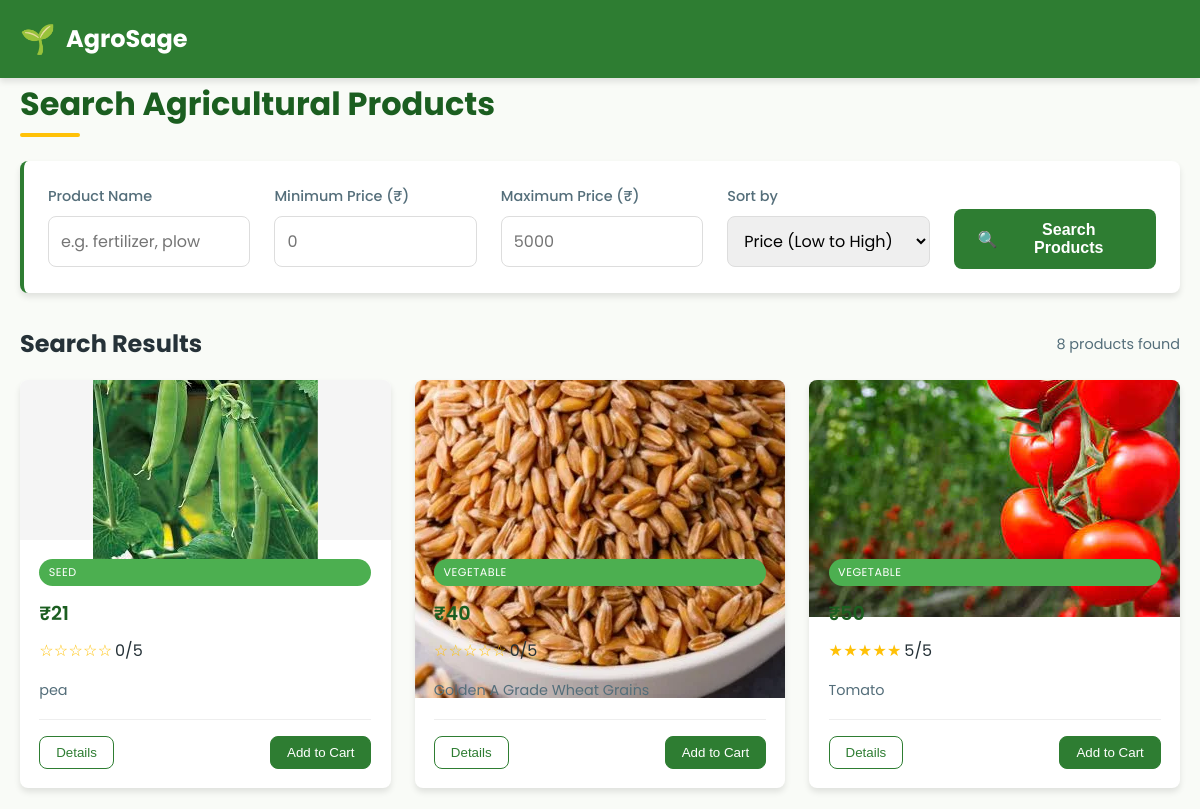
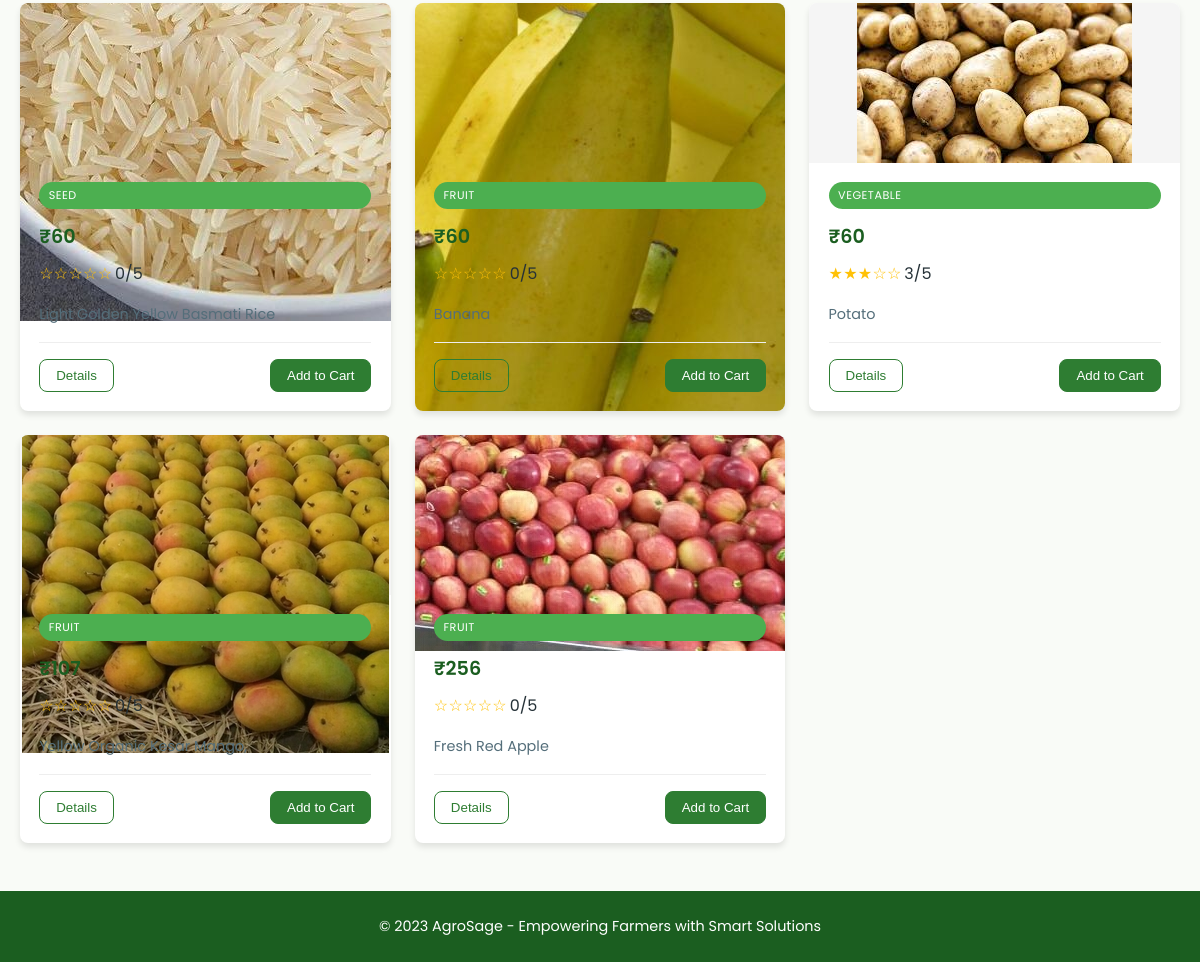
/search/, run on an earlier commit of the app's database (2 pictures, top to bottom).
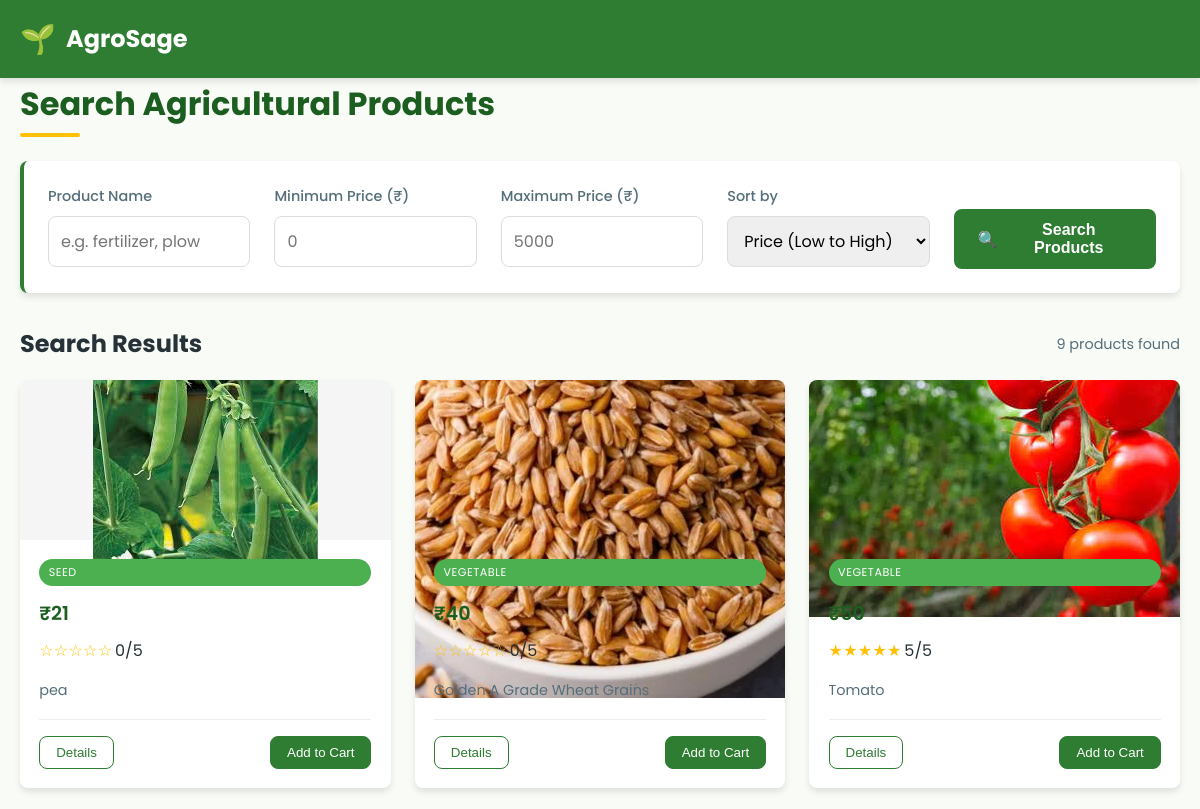
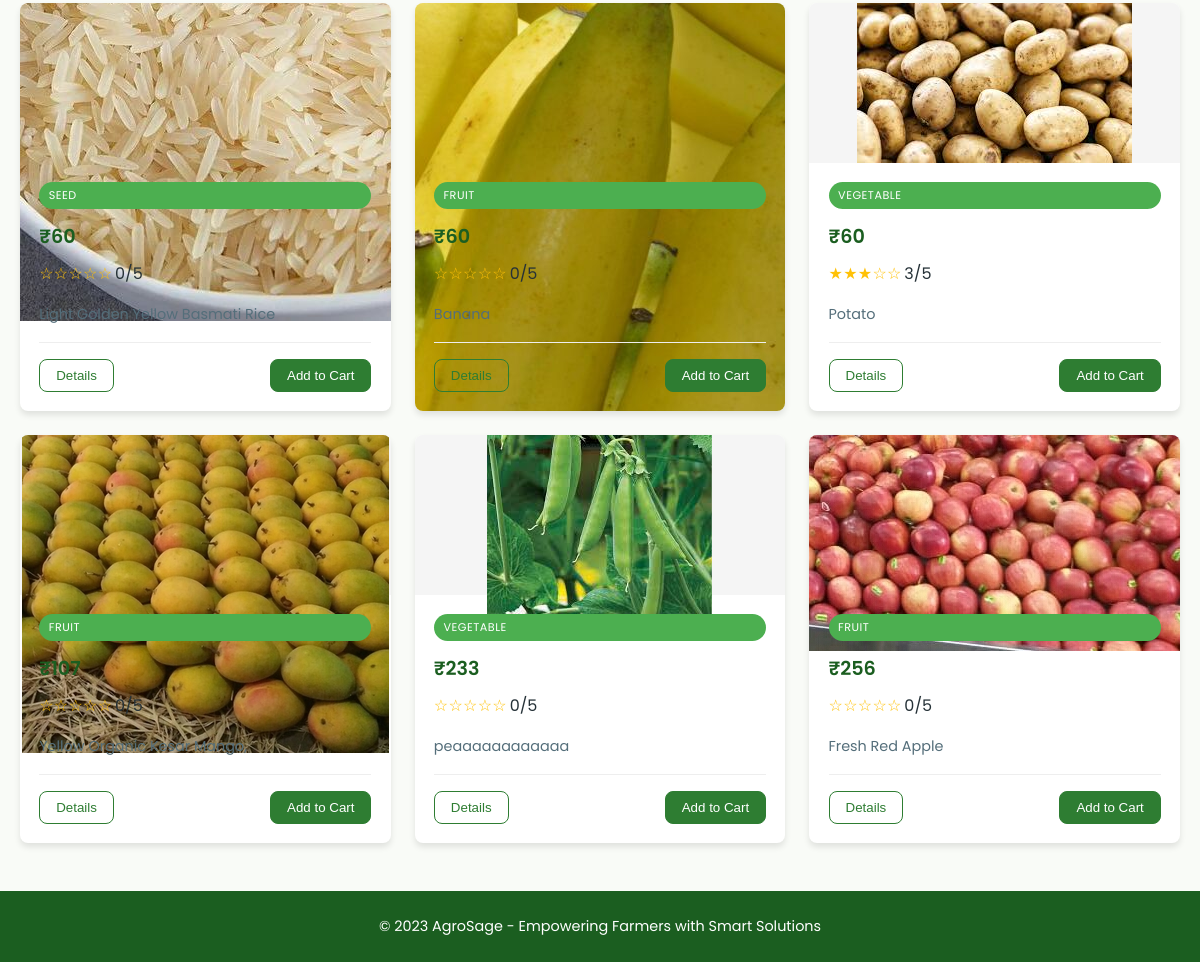
And on a later commit of the database (2 pictures, top to bottom).
### home/models.py (models this page shows)
class MarketItems(models.Model):
    items_name = models.CharField(max_length=1000)
    items_description = models.TextField(max_length=1000)
    category = models.ForeignKey(Category,on_delete=models.CASCADE)   # e.g. “Fertilizer”, “Tool”
    item_price = models.IntegerField()
    item_image = models.ImageField(upload_to='market_items/')
    items_weight = models.IntegerField()
    item_rating = models.IntegerField(default=0)
    def __str__(self):
        return self.items_name

class Category(models.Model):
    name = models.CharField(max_length=300)
    def __str__(self):
        return self.name

### home/views.py (the view)
# urls.py: path('search/', views.search_products, name='search_products'),
def search_products(request):
    q = request.GET.get('q', '').strip().lower()
    min_price = request.GET.get('min_price')
    max_price = request.GET.get('max_price')
    sort_by = request.GET.get('sort', 'item_price')  # change 'item_price'
    load_indices()
    ids = set()
    if q:
        terms = q.split()
        ids = inverted_index.lookup(terms)
    else:
        ids = set(MarketItems.objects.values_list('id', flat=True))
    qs = MarketItems.objects.filter(id__in=ids)
    if min_price: qs = qs.filter(item_price__gte=min_price)
    if max_price: qs = qs.filter(item_price__lte=max_price)
    valid_sorts = ['item_price', '-item_price', 'item_rating', '-item_rating']
    if sort_by in valid_sorts:
        qs = qs.order_by(sort_by)
    return render(request, "home/search_results.html", {"products": qs})

### home/autocomplete.py (called while the page is built)
    def insert(self, product):
        node = self.root
        name = (product.items_name or "").strip().lower()
        if not name:
            return  # skip empty or null names
        for ch in name:
            if ch not in node.children:
                node.children[ch] = TrieNode()
            node = node.children[ch]
            node.ids.add(product.id)
        node.is_end_of_word = True  # Optional
        print(f"Inserted '{name}' for product ID {product.id}")

### home/search_index.py (called while the page is built)
    def tokenize(self, text):
        return set(re.findall(r'\b\w+\b', text.lower()))

    def add_product(self, product):
        text_parts = [
            product.items_name or "",
            product.items_description or "",
            str(product.category.name) if hasattr(product.category, 'name') else ""
        ]
        combined_text = " ".join(text_parts)
        words = self.tokenize(combined_text)
        for word in words:
            self.index[word].add(product.id)
        print(f"Indexed Product [{product.id}]: {words}")

### home/views.py (called while the page is built)
def load_indices():
    global _loaded
    if _loaded:
        return
    for p in MarketItems.objects.all():
        inverted_index.add_product(p)
        autocomplete_trie.insert(p)
        print(p,inverted_index)
    _loaded = True

### templates/home/search_results.html (shortened to what this page needs)
{% load static %}
<!DOCTYPE html>
<html lang="en">
<head>
</head>
<body>
    <header>
        <div class="container header-content">
            <div class="logo">
                <span class="logo-icon">🌱</span>
                <span>AgroSage</span>
            </div>
        </div>
    </header>
    <main class="container">
        <h1>Search Agricultural Products</h1>
        <div class="search-box">
            <form class="search-form" method="get" action="{% url 'search_products' %}">
                <div class="form-group">
                    <label for="q">Product Name</label>
                    <input type="text" name="q" id="q" value="{{ request.GET.q }}" placeholder="e.g. fertilizer, plow">
                </div>
                <div class="form-group">
                    <label for="min_price">Minimum Price (₹)</label>
                    <input type="number" name="min_price" id="min_price" value="{{ request.GET.min_price }}" placeholder="0">
                </div>
                <div class="form-group">
                    <label for="max_price">Maximum Price (₹)</label>
                    <input type="number" name="max_price" id="max_price" value="{{ request.GET.max_price }}" placeholder="5000">
                </div>
                <div class="form-group">
                    <label for="sort">Sort by</label>
                    <select name="sort" id="sort">
                        <option value="price" {% if request.GET.sort == "item_price" %}selected{% endif %}>Price (Low to High)</option>
                    </select>
                </div>
                <div class="form-group">
                    <button type="submit" class="search-btn">
                        <span>🔍</span> Search Products
                    </button>
                </div>
            </form>
        </div>
        <div class="results-header">
            <h2>Search Results</h2>
            {% if products %}
                <span class="results-count">{{ products|length }} products found</span>
            {% endif %}
        </div>
        {% if products %}
            <div class="product-grid">
                {% for product in products %}
                    <div class="product-card">
                        <div class="product-img">
                            {% if product.item_image %}
                                    <div class="w-full h-48 flex items-center justify-center bg-gray-100 rounded-t-lg overflow-hidden">
                                        <img src="{{ product.item_image.url }}" alt="{{ product.items_name }}" class="max-h-full max-w-full object-contain">
                                    </div>
                            {% endif %}
                        </div>
                        <div class="product-info">
                            <span class="product-category">{{ product.category }}</span>
                            <div class="product-price">₹{{ product.item_price }}</div>
                            <div class="product-rating">
                                <span class="stars">
                                    {% if product.item_rating >= 1 %}★{% else %}☆{% endif %}
                                    {% if product.item_rating >= 2 %}★{% else %}☆{% endif %}
                                    {% if product.item_rating >= 3 %}★{% else %}☆{% endif %}
                                    {% if product.item_rating >= 4 %}★{% else %}☆{% endif %}
                                    {% if product.item_rating >= 5 %}★{% else %}☆{% endif %}
                                </span>
                                <span>{{ product.item_rating }}/5</span>
                            </div>
                            <p class="product-description">{{ product.items_description|default:"No description available." }}</p>
                            <div class="product-actions">
                                <button class="action-btn">Details</button>
                                <button class="action-btn primary">Add to Cart</button>
                            </div>
                        </div>
                    </div>
                {% endfor %}
            </div>
        {% else %}
            <div class="empty-results">
                <div class="empty-icon">🔍</div>
                <h3>No products found</h3>
                <p>Try adjusting your search criteria or browse our categories</p>
            </div>
        {% endif %}
    </main>
    <footer>
        <div class="container">
            <p>&copy; 2023 AgroSage - Empowering Farmers with Smart Solutions</p>
        </div>
    </footer>
</body>
</html>

### templates/home/search_results.html (style rules this page uses)
:root { --primary: #2E7D32; --primary-light: #4CAF50; --primary-dark: #1B5E20; --accent: #FFC107; --text: #263238; --text-light: #546E7A; --bg-light: #F9FBF7; --white: #FFFFFF; --shadow: 0 4px 6px rgba(0,0,0,0.1); --radius: 8px; }
* { margin: 0; padding: 0; box-sizing: border-box; }
body { font-family: 'Poppins', sans-serif; background-color: var(--bg-light); color: var(--text); line-height: 1.6; padding: 0; margin: 0; }
.container { max-width: 1200px; margin: 0 auto; padding: 0 20px; }
header { background-color: var(--primary); color: var(--white); padding: 1rem 0; box-shadow: var(--shadow); }
.header-content { display: flex; justify-content: space-between; align-items: center; }
.logo { display: flex; align-items: center; gap: 10px; font-size: 1.5rem; font-weight: 700; }
.logo-icon { font-size: 1.8rem; }
main { padding: 2rem 0; }
h1 { color: var(--primary-dark); margin-bottom: 1.5rem; font-size: 2rem; position: relative; padding-bottom: 0.5rem; }
h1::after { content: ''; position: absolute; bottom: 0; left: 0; width: 60px; height: 4px; background-color: var(--accent); border-radius: 2px; }
.search-box { background: var(--white); padding: 1.5rem; border-radius: var(--radius); box-shadow: var(--shadow); margin-bottom: 2rem; border-left: 4px solid var(--primary); }
.search-form { display: grid; grid-template-columns: repeat(auto-fit, minmax(200px, 1fr)); gap: 1.5rem; }
.form-group { display: flex; flex-direction: column; }
label { font-weight: 500; margin-bottom: 0.5rem; color: var(--text-light); font-size: 0.9rem; }
input, select { padding: 0.75rem; border: 1px solid #ddd; border-radius: var(--radius); font-family: inherit; font-size: 1rem; transition: all 0.3s ease; }
.search-btn { background-color: var(--primary); color: white; border: none; padding: 0.75rem 1.5rem; border-radius: var(--radius); cursor: pointer; font-weight: 600; font-size: 1rem; transition: background-color 0.3s ease; display: flex; align-items: center; justify-content: center; gap: 8px; margin-top: 1.5rem; }
.results-header { display: flex; justify-content: space-between; align-items: center; margin-bottom: 1rem; }
.results-count { color: var(--text-light); font-size: 0.9rem; }
.product-grid { display: grid; grid-template-columns: repeat(auto-fill, minmax(280px, 1fr)); gap: 1.5rem; }
.product-card { background: var(--white); border-radius: var(--radius); overflow: hidden; box-shadow: var(--shadow); transition: transform 0.3s ease, box-shadow 0.3s ease; display: flex; flex-direction: column; }
.product-img { height: 160px; background-color: #f5f5f5; display: flex; align-items: center; justify-content: center; color: var(--text-light); font-size: 3rem; }
.product-info { padding: 1.2rem; flex-grow: 1; display: flex; flex-direction: column; }
.product-category { background-color: var(--primary-light); color: white; font-size: 0.7rem; padding: 0.3rem 0.6rem; border-radius: 20px; display: inline-block; margin-bottom: 0.8rem; text-transform: uppercase; letter-spacing: 0.5px; }
.product-price { font-size: 1.2rem; font-weight: 600; color: var(--primary-dark); margin-bottom: 0.5rem; }
.product-rating { display: flex; align-items: center; margin-bottom: 1rem; gap: 5px; }
.stars { color: var(--accent); letter-spacing: -2px; }
.product-description { color: var(--text-light); font-size: 0.9rem; margin-top: auto; }
.product-actions { display: flex; justify-content: space-between; margin-top: 1rem; padding-top: 1rem; border-top: 1px solid #eee; }
.action-btn { background-color: transparent; border: 1px solid var(--primary); color: var(--primary); padding: 0.5rem 1rem; border-radius: var(--radius); cursor: pointer; font-weight: 500; transition: all 0.3s ease; }
.action-btn.primary { background-color: var(--primary); color: white; }
footer { background-color: var(--primary-dark); color: var(--white); padding: 1.5rem 0; margin-top: 3rem; text-align: center; font-size: 0.9rem; }

What changed in the data, as far as the page shows it:
added MarketItems: item_image (picture), category "VEGETABLE", item_price "233", item_rating "0", items_description "peaaaaaaaaaaaa"
Also different on the page:
{{ products|length }}: "8" → "9"
